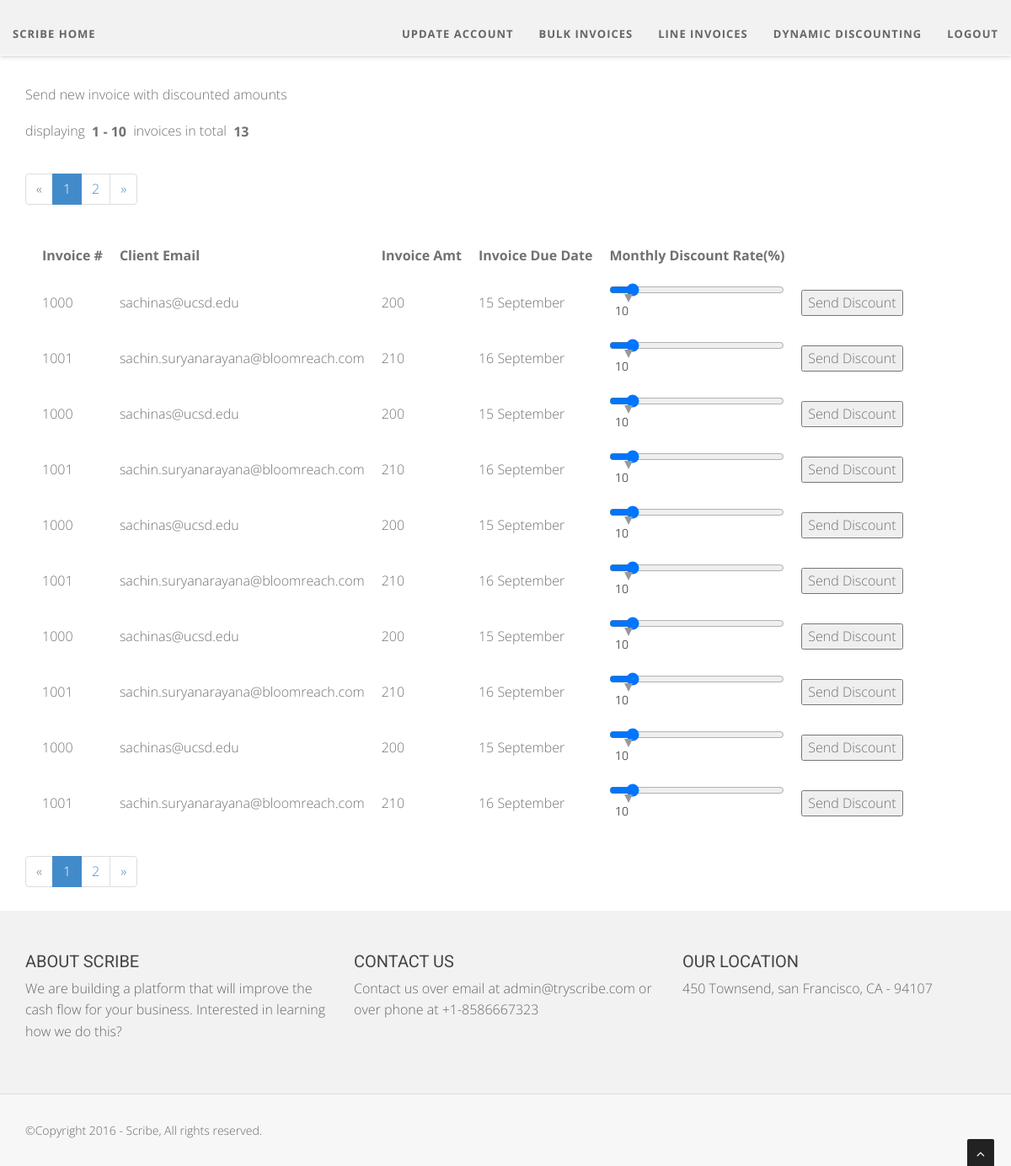
Screenshot of /dynamicDiscounting (signed in) with the database file from the repository.
### models.py (models this page shows, shortened)
class Invoice(Base):
    __tablename__ = 'Invoices'
    id = db.Column(db.Integer, primary_key=True)
    invoiceNumber = db.Column(db.String(120))
    clientEmail = db.Column(db.String(120))
    businessId = db.Column(db.String(30))
    invoiceAmt = db.Column(db.String(30))
    invoiceDueDate = db.Column(db.String(30))
    invoiceDate = db.Column(db.String(30))
    invoiceDesc = db.Column(db.String(30))

### app.py (the view)
@csrf.exempt
@app.route("/dynamicDiscounting", methods=['GET', 'POST'])
def dynamic_discounting():
  if request.method == 'POST':
    returnedInvoiceDict = send_discount(request)
    flash("we sent the new invoice to the client", "success")
  invoices = Invoice.query.filter_by(businessId=current_user.id)
  page = request.args.get('page', type=int, default=1)
  search = setSearchOption(request)
  ITEMS_PER_PAGE = 10
  i = (page - 1) * ITEMS_PER_PAGE
  invoicesPerPage = invoices[i:i + ITEMS_PER_PAGE]
  pagination = Pagination(page=page, per_page=10, total=invoices.count(), search=search, record_name='invoices',
                          css_framework='bootstrap3')
  return render_template('pages/dynamicDiscounting.html', title='Discounts!!', invoices=invoicesPerPage,
                         pagination=pagination)

### app.py (called while the page is built)
@login_manager.user_loader
def load_user(id):
  if id is None or id == 'None':
    id = -1
  return Business.query.get(int(id))

def setSearchOption(request):
  search = False
  q = request.args.get('q')
  if q:
    search = True
  return search

### templates/pages/dynamicDiscounting.html (shortened to what this page needs)
{% extends 'layouts/main.html' %}
{% block content %}
    Send new invoice with discounted amounts
    {{ pagination.info }}
    {{ pagination.links }}
    <table>
      <thead>
        <tr>
          <th>Invoice #</th>
          <th>Client Email</th>
            <th>Invoice Amt</th>
            <th>Invoice Due Date</th>
            <th>Monthly Discount Rate(%)</th>
        </tr>
      </thead>
      <tbody>
        {% for invoice in invoices %}
          <tr>
            <td>{{ invoice.invoiceNumber }}</td>
            <td>{{ invoice.clientEmail }}</td>
              <td>{{ invoice.invoiceAmt }}</td>
            <td>{{ invoice.invoiceDueDate }}</td>
              <form action="/dynamicDiscounting" method="POST">
            <td><input type="range" id="discount" name="discount"  value="10" min="0" max="100"><output for="discount" onforminput="value = discount.valueAsNumber;"></output>
                <input type="hidden" id="invoiceId" name="invoiceId" value="{{ invoice.invoiceNumber }}"></td>
            <td><input type="submit" name="my-form" id="sendDiscount2" value="Send Discount"></td>
            </form>
          </tr>
        {% endfor %}
      </tbody>
    </table>
    {{ pagination.links }}
{% endblock %}

### templates/layouts/main.html (shortened to what this page needs)
<!DOCTYPE html>
<html lang="en">
<head>
    <link href="/static/css/bootstrap.min.css" rel="stylesheet" type="text/css">
    <link href="/static/font-awesome/css/font-awesome.min.css" rel="stylesheet" type="text/css" />
	<link rel="stylesheet" type="text/css" href="/static/plugins/cubeportfolio/css/cubeportfolio.min.css">
	<link href="/static/css/nivo-lightbox.css" rel="stylesheet" />
	<link href="/static/css/nivo-lightbox-theme/default/default.css" rel="stylesheet" type="text/css" />
	<link href="/static/css/owl.carousel.css" rel="stylesheet" media="screen" />
    <link href="/static/css/owl.theme.css" rel="stylesheet" media="screen" />
	<link href="/static/css/animate.css" rel="stylesheet" />
    <link href="/static/css/style.css" rel="stylesheet">
	<link id="bodybg" href="/static/bodybg/bg1.css" rel="stylesheet" type="text/css" />
	<link id="t-colors" href="/static/color/default.css" rel="stylesheet">
</head>
<body id="page-top" data-spy="scroll" data-target=".navbar-custom">
<div id="wrapper">
	<nav class="navbar navbar-custom navbar-fixed-top" role="navigation">
		<div class="collapse navbar-collapse" style="background:#F2F2F2;">
          <ul class="nav navbar-nav">
            <li {% if request.endpoint == 'home' %} class="active" {% endif %}><a href="{{ url_for('home') }}">Scribe Home</a></li>
          </ul>
          <ul class="nav navbar-nav pull-right">
			  <li><a href="{{ url_for('update_business_details') }}">Update Account</a></li>
			  <li><a href="{{ url_for('create_invoice') }}">Bulk Invoices</a></li>
			  <li><a href="{{ url_for('create_invoice_via_form') }}">Line Invoices</a></li>
			  <li><a href="{{ url_for('dynamic_discounting') }}">Dynamic Discounting</a></li>
			  <li><a href="{{ url_for('logout') }}">logout</a></li>
          </ul>
        </div>
    </nav>
</div>
<main id="content" role="main">
  {% block content %}{% endblock %}
</main>
<footer>
	<div class="container">
		<div class="row">
			<div class="col-sm-6 col-md-4">
				<div class="wow fadeInDown" data-wow-delay="0.1s">
					<div class="widget">
						<h5>About Scribe</h5>
						<p>
						We are building a platform that will improve the cash flow for your business. Interested in learning how we do this?
						</p>
					</div>
				</div>
			</div>
			<div class="col-sm-6 col-md-4">
				<div class="wow fadeInDown" data-wow-delay="0.1s">
					<div class="widget">
						<h5>Contact us</h5>
						<p>
						Contact us over email at admin@tryscribe.com or over phone at +1-8586667323
						</p>
					</div>
				</div>
			</div>
			<div class="col-sm-6 col-md-4">
				<div class="wow fadeInDown" data-wow-delay="0.1s">
					<div class="widget">
						<h5>Our location</h5>
						<p>450 Townsend, san Francisco, CA - 94107</p>
					</div>
				</div>
			</div>
		</div>
	</div>
	<div class="sub-footer">
		<div class="container">
			<div class="row">
				<div class="col-sm-6 col-md-6 col-lg-6">
					<div class="wow fadeInLeft" data-wow-delay="0.1s">
					<div class="text-left">
					<p>&copy;Copyright 2016 - Scribe, All rights reserved.</p>
					</div>
					</div>
				</div>
			</div>
		</div>
	</div>
</footer>
<a href="#" class="scrollup"><i class="fa fa-angle-up active"></i></a>
</body>
</html>

### static/css/style.css (style rules this page uses)
body { width: 100%; height: 100%; font-family: 'Open Sans', sans-serif; font-weight: 300; color: #666; background-color: #ddd; font-size: 16px; line-height: 1.6em; }
html { width: 100%; height: 100%; }
label, input, button, select, textarea { font-family: 'Open Sans', sans-serif; font-size: inherit; line-height: inherit; }
h5 { font-size: 24px; }
h1, h2, h3, h4, h5, h6 { margin: 0 0 30px; font-family: 'Roboto', sans-serif; font-weight: 400; color: #444; line-height: 1em; }
p { margin: 0 0 20px; }
a { color: #666; -webkit-transition: all .2s ease-in-out; -moz-transition: all .2s ease-in-out; transition: all .2s ease-in-out; }
.navbar.navbar-custom { width: inherit; margin: 0 auto; padding-bottom:0; box-shadow: 0 0 3px rgba(0,0,0,0.12); box-shadow: 0 1px 6px rgba(0,0,0,.2); -webkit-box-shadow: 0 1px 6px rgba(0,0,0,.2); -moz-box-shadow: 0 1px 6px rgba(0,0,0,.2); -o-box-shadow: 0 1px 6px rgba(0,0,0,.2); }
.navbar { margin-bottom: 0; border-bottom: 1px solid rgba(255,255,255,.3); }
.navbar.navbar-custom.navbar-fixed-top { background: #fff; }
.navbar.navbar-custom { padding-top: 0; }
.navbar.navbar-custom ul.nav.navbar-nav { margin-top: 15px; -webkit-transition: all .4s ease-in-out; -moz-transition: all .4s ease-in-out; transition: all .4s ease-in-out; }
.navbar-custom ul.nav li a { font-size: 13px; letter-spacing: 1px; color: #666; text-transform: uppercase; font-weight: 700; background: transparent; }
main { margin-top:100px; margin-left:30px; margin-right:30px; min-height:400px; background:#fff; color: #717171; }
table { display:block; min-height:200px; padding:10px; }
tr,td,th { padding:10px; }
.pagination-page-info { padding: .6em; padding-left: 0; margin: .5em; margin-left: 0; }
.pagination-page-info b { padding-left: 2px; padding: .1em .25em; }
output { width: 40px; height: 30px; text-align: center; color: black; border-radius: 10px; display: inline-block; bottom: 175%; left: 0; margin-left: -1%; }
output:after { content: ""; width: 0; height: 0; border-top: 10px solid #999999; border-left: 5px solid transparent; border-right: 5px solid transparent; top: 100%; left: 50%; margin-left: -5px; margin-top: -1px; }
form { align: center; width: 400px; margin: auto; margin-top: 10%; margin-bottom: 5%; }
footer { background-color: #f2f2f2; }
footer { padding: 50px 0 0; }
footer .widget { margin-bottom: 30px; }
footer .widget h5 { font-size: 20px; margin-bottom: 10px; text-transform: uppercase; }
.sub-footer { margin-top: 30px; background-color: #f7f7f7; border-top: 1px solid #ddd; padding: 30px 0 10px; }
footer .sub-footer p { font-size: 14px; }
.scrollup { position:fixed; width:32px; height:32px; bottom:0px; right:20px; background: #222; -webkit-border-radius: 2px 2px 0 0; -moz-border-radius: 2px 2px 0 0; border-radius: 2px 2px 0 0; }
a.scrollup { outline:0; text-align: center; }
a.scrollup i { margin-top: 10px; color: #fff; }

### static/bodybg/bg1.css (style rules this page uses)
body { background-color:#fff; }

### rows the page displays
Invoice: invoiceNumber "1000", clientEmail "sachinas@ucsd.edu", invoiceAmt "200", invoiceDueDate "15 September"
Invoice: invoiceNumber "1001", clientEmail "sachin.suryanarayana@bloomreach.com", invoiceAmt "210", invoiceDueDate "16 September"
Invoice: invoiceNumber "1000", clientEmail "sachinas@ucsd.edu", invoiceAmt "200", invoiceDueDate "15 September"
Invoice: invoiceNumber "1001", clientEmail "sachin.suryanarayana@bloomreach.com", invoiceAmt "210", invoiceDueDate "16 September"
Invoice: invoiceNumber "1000", clientEmail "sachinas@ucsd.edu", invoiceAmt "200", invoiceDueDate "15 September"
Invoice: invoiceNumber "1001", clientEmail "sachin.suryanarayana@bloomreach.com", invoiceAmt "210", invoiceDueDate "16 September"
Invoice: invoiceNumber "1000", clientEmail "sachinas@ucsd.edu", invoiceAmt "200", invoiceDueDate "15 September"
Invoice: invoiceNumber "1001", clientEmail "sachin.suryanarayana@bloomreach.com", invoiceAmt "210", invoiceDueDate "16 September"
Invoice: invoiceNumber "1000", clientEmail "sachinas@ucsd.edu", invoiceAmt "200", invoiceDueDate "15 September"
Invoice: invoiceNumber "1001", clientEmail "sachin.suryanarayana@bloomreach.com", invoiceAmt "210", invoiceDueDate "16 September"

### other values shown
{{ pagination.info }} "displaying 1 - 10 invoices in total 13"
{{ pagination.links }} "« 1 2 »"
